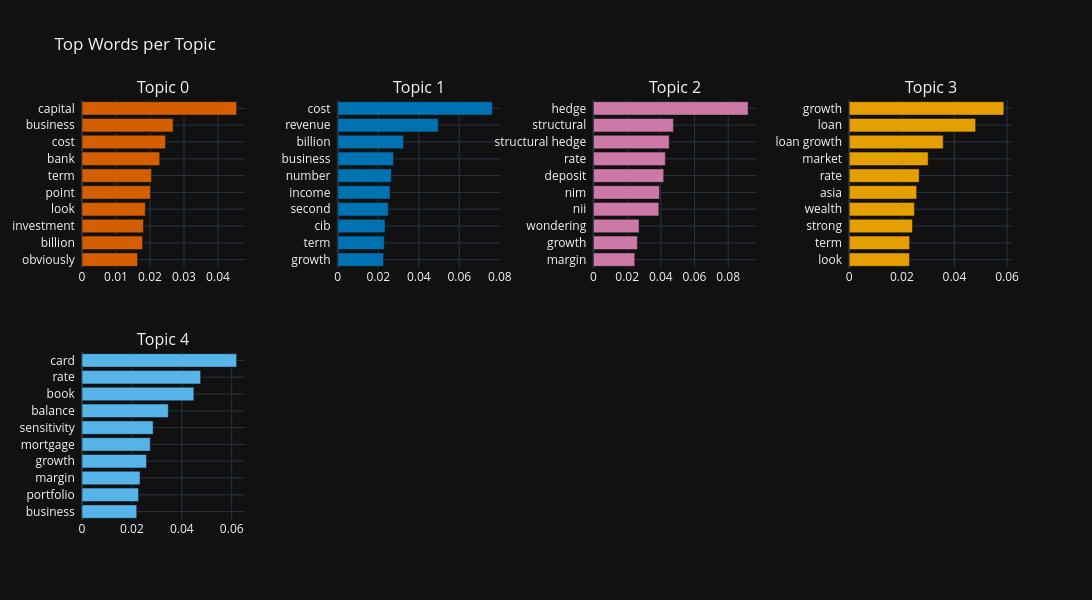
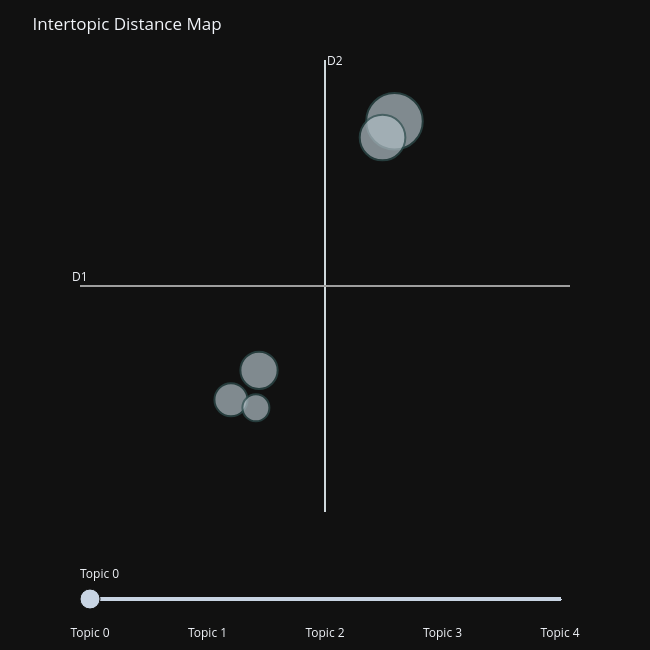
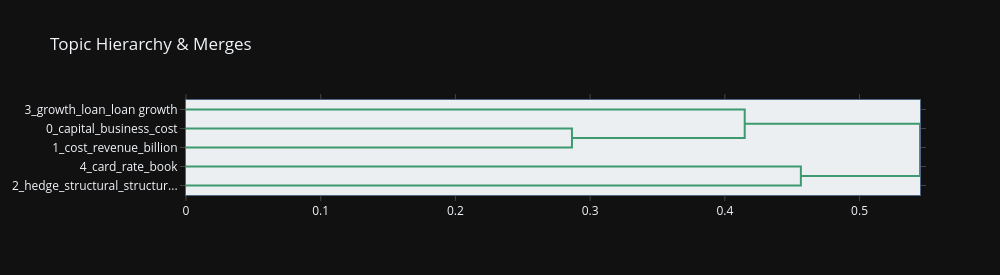

Notebook code cell kept with these figures, in order:
### Markdown cell above
### Stage 2.3 — Topic Visualizations

### Code cell
## @title 2.3 Topic frequency chart
section_header('Stage 2.3 — Topic frequency')
topic_counts = corpus_df['topic'].value_counts().drop(-1, errors='ignore').head(10)
fig, ax = plt.subplots(figsize=(8, 5))
topic_counts.sort_values().plot(kind='barh', ax=ax, color=LBLUE)
ax.set_title('BERTopic — Top topics by frequency')
ax.set_xlabel('Number of analyst Q&A turns')
ax.set_ylabel('Topic id')
plt.tight_layout()
_show_plt(fig, title='Top topics by frequency')

# Plotly figures are displayed, not passed to _show_plt (matplotlib-only sqlite assets).
try:
    fig_words = topic_model.visualize_barchart(top_n_topics=8, n_words=10, width=300, height=300)
    fig_words.update_layout(title='Top Words per Topic', template='plotly_dark')
    display(fig_words)
except Exception as e:
    print(f'Plotly word chart skipped: {e}')

try:
    fig_clusters = topic_model.visualize_topics()
    fig_clusters.update_layout(title='Intertopic Distance Map', template='plotly_dark')
    display(fig_clusters)
except Exception as e:
    print(f'Plotly intertopic map skipped: {e}')

try:
    fig_hierarchy = topic_model.visualize_hierarchy()
    fig_hierarchy.update_layout(title='Topic Hierarchy & Merges', template='plotly_dark')
    display(fig_hierarchy)
except Exception as e:
    print(f'Plotly hierarchy skipped: {e}')

### Figure 1 — Plotly figure (JSON) as saved in the notebook; plotly's stock layout.template omitted (floating-point values rounded to 4 significant figures)
{"data": [{"marker": {"color": "#D55E00"}, "orientation": "h", "type": "bar", "x": [0.01634, 0.0178, 0.01809, 0.01862, 0.02012, 0.02044, 0.02286, 0.02457, 0.02681, 0.04548], "xaxis": "x", "y": ["obviously  ", "billion  ", "investment  ", "look  ", "point  ", "term  ", "bank  ", "cost  ", "business  ", "capital  "], "yaxis": "y"}, {"marker": {"color": "#0072B2"}, "orientation": "h", "type": "bar", "x": [0.02262, 0.02299, 0.02335, 0.02496, 0.02581, 0.02648, 0.02757, 0.03248, 0.04961, 0.07632], "xaxis": "x2", "y": ["growth  ", "term  ", "cib  ", "second  ", "income  ", "number  ", "business  ", "billion  ", "revenue  ", "cost  "], "yaxis": "y2"}, {"marker": {"color": "#CC79A7"}, "orientation": "h", "type": "bar", "x": [0.02453, 0.02608, 0.02706, 0.03884, 0.03917, 0.04171, 0.0427, 0.04497, 0.04747, 0.09186], "xaxis": "x3", "y": ["margin  ", "growth  ", "wondering  ", "nii  ", "nim  ", "deposit  ", "rate  ", "structural hedge  ", "structural  ", "hedge  "], "yaxis": "y3"}, {"marker": {"color": "#E69F00"}, "orientation": "h", "type": "bar", "x": [0.02289, 0.02296, 0.02405, 0.02478, 0.02564, 0.02659, 0.03001, 0.03572, 0.04805, 0.05879], "xaxis": "x4", "y": ["look  ", "term  ", "strong  ", "wealth  ", "asia  ", "rate  ", "market  ", "loan growth  ", "loan  ", "growth  "], "yaxis": "y4"}, {"marker": {"color": "#56B4E9"}, "orientation": "h", "type": "bar", "x": [0.02193, 0.02265, 0.02327, 0.02586, 0.02736, 0.0285, 0.03458, 0.04481, 0.04754, 0.06196], "xaxis": "x5", "y": ["business  ", "portfolio  ", "margin  ", "growth  ", "mortgage  ", "sensitivity  ", "balance  ", "book  ", "rate  ", "card  "], "yaxis": "y5"}], "layout": {"annotations": [{"font": {"size": 16}, "showarrow": false, "text": "Topic 0", "x": 0.0875, "xanchor": "center", "xref": "paper", "y": 1, "yanchor": "bottom", "yref": "paper"}, {"font": {"size": 16}, "showarrow": false, "text": "Topic 1", "x": 0.3625, "xanchor": "center", "xref": "paper", "y": 1, "yanchor": "bottom", "yref": "paper"}, {"font": {"size": 16}, "showarrow": false, "text": "Topic 2", "x": 0.6375, "xanchor": "center", "xref": "paper", "y": 1, "yanchor": "bottom", "yref": "paper"}, {"font": {"size": 16}, "showarrow": false, "text": "Topic 3", "x": 0.9125, "xanchor": "center", "xref": "paper", "y": 1, "yanchor": "bottom", "yref": "paper"}, {"font": {"size": 16}, "showarrow": false, "text": "Topic 4", "x": 0.0875, "xanchor": "center", "xref": "paper", "y": 0.4, "yanchor": "bottom", "yref": "paper"}], "height": 600, "hoverlabel": {"bgcolor": "white", "font": {"family": "Rockwell", "size": 16}}, "showlegend": false, "title": {"text": "Top Words per Topic"}, "width": 1200, "xaxis": {"anchor": "y", "domain": [0, 0.175], "showgrid": true}, "xaxis2": {"anchor": "y2", "domain": [0.275, 0.45], "showgrid": true}, "xaxis3": {"anchor": "y3", "domain": [0.55, 0.725], "showgrid": true}, "xaxis4": {"anchor": "y4", "domain": [0.825, 1], "showgrid": true}, "xaxis5": {"anchor": "y5", "domain": [0, 0.175], "showgrid": true}, "xaxis6": {"anchor": "y6", "domain": [0.275, 0.45], "showgrid": true}, "xaxis7": {"anchor": "y7", "domain": [0.55, 0.725], "showgrid": true}, "xaxis8": {"anchor": "y8", "domain": [0.825, 1], "showgrid": true}, "yaxis": {"anchor": "x", "domain": [0.6, 1], "showgrid": true}, "yaxis2": {"anchor": "x2", "domain": [0.6, 1], "showgrid": true}, "yaxis3": {"anchor": "x3", "domain": [0.6, 1], "showgrid": true}, "yaxis4": {"anchor": "x4", "domain": [0.6, 1], "showgrid": true}, "yaxis5": {"anchor": "x5", "domain": [0, 0.4], "showgrid": true}, "yaxis6": {"anchor": "x6", "domain": [0, 0.4], "showgrid": true}, "yaxis7": {"anchor": "x7", "domain": [0, 0.4], "showgrid": true}, "yaxis8": {"anchor": "x8", "domain": [0, 0.4], "showgrid": true}}}

### Figure 2 — Plotly figure (JSON) as saved in the notebook; plotly's stock layout.template omitted (floating-point values rounded to 4 significant figures)
{"data": [{"customdata": [[0, "capital | business | cost | bank | term", 175], [1, "cost | revenue | billion | business | number", 114], [2, "hedge | structural | structural hedge | rate | deposit", 76], [3, "growth | loan | loan growth | market | rate", 60], [4, "card | rate | book | balance | sensitivity", 40]], "hovertemplate": "<b>Topic %{customdata[0]}</b><br>%{customdata[1]}<br>Size: %{customdata[2]}", "legendgroup": "", "marker": {"color": "#B0BEC5", "line": {"color": "DarkSlateGrey", "width": 2}, "size": [175, 114, 76, 60, 40], "sizemode": "area", "sizeref": 0.1094, "symbol": "circle"}, "mode": "markers", "name": "", "orientation": "v", "showlegend": false, "type": "scatter", "x": [31.53, 31.21, 27.88, 27.12, 27.8], "xaxis": "x", "y": [-8.044, -8.366, -12.95, -13.54, -13.69], "yaxis": "y"}], "layout": {"annotations": [{"showarrow": false, "text": "D1", "x": 23.06, "y": -11.29, "yshift": 10}, {"showarrow": false, "text": "D2", "x": 29.66, "xshift": 10, "y": -6.837}], "height": 650, "hoverlabel": {"bgcolor": "white", "font": {"family": "Rockwell", "size": 16}}, "legend": {"itemsizing": "constant", "tracegroupgap": 0}, "margin": {"t": 60}, "shapes": [{"line": {"color": "#CFD8DC", "width": 2}, "type": "line", "x0": 29.66, "x1": 29.66, "y0": -15.75, "y1": -6.837}, {"line": {"color": "#9E9E9E", "width": 2}, "type": "line", "x0": 23.06, "x1": 36.26, "y0": -11.29, "y1": -11.29}], "sliders": [{"active": 0, "pad": {"t": 50}, "steps": [{"args": [{"marker.color": [["red", "#B0BEC5", "#B0BEC5", "#B0BEC5", "#B0BEC5"]]}], "label": "Topic 0", "method": "update"}, {"args": [{"marker.color": [["#B0BEC5", "red", "#B0BEC5", "#B0BEC5", "#B0BEC5"]]}], "label": "Topic 1", "method": "update"}, {"args": [{"marker.color": [["#B0BEC5", "#B0BEC5", "red", "#B0BEC5", "#B0BEC5"]]}], "label": "Topic 2", "method": "update"}, {"args": [{"marker.color": [["#B0BEC5", "#B0BEC5", "#B0BEC5", "red", "#B0BEC5"]]}], "label": "Topic 3", "method": "update"}, {"args": [{"marker.color": [["#B0BEC5", "#B0BEC5", "#B0BEC5", "#B0BEC5", "red"]]}], "label": "Topic 4", "method": "update"}]}], "title": {"text": "Intertopic Distance Map"}, "width": 650, "xaxis": {"anchor": "y", "domain": [0, 1], "range": [23.06, 36.26], "title": {"text": ""}, "visible": false}, "yaxis": {"anchor": "x", "domain": [0, 1], "range": [-15.75, -6.837], "title": {"text": ""}, "visible": false}}}

### Figure 3 — Plotly figure (JSON) as saved in the notebook; plotly's stock layout.template omitted (floating-point values rounded to 4 significant figures)
{"data": [{"hoverinfo": "text", "marker": {"color": "rgb(61,153,112)"}, "mode": "lines", "type": "scatter", "x": [0.0, 0.2865, 0.2865, 0.0], "xaxis": "x", "y": [-15.0, -15.0, -25.0, -25.0], "yaxis": "y"}, {"hoverinfo": "text", "marker": {"color": "rgb(61,153,112)"}, "mode": "lines", "type": "scatter", "x": [0.0, 0.4147, 0.4147, 0.2865], "xaxis": "x", "y": [-5.0, -5.0, -20.0, -20.0], "yaxis": "y"}, {"hoverinfo": "text", "marker": {"color": "rgb(61,153,112)"}, "mode": "lines", "type": "scatter", "x": [0.0, 0.4564, 0.4564, 0.0], "xaxis": "x", "y": [-35.0, -35.0, -45.0, -45.0], "yaxis": "y"}, {"hoverinfo": "text", "marker": {"color": "rgb(61,153,112)"}, "mode": "lines", "type": "scatter", "x": [0.4147, 0.5449, 0.5449, 0.4564], "xaxis": "x", "y": [-12.5, -12.5, -40.0, -40.0], "yaxis": "y"}], "layout": {"autosize": false, "height": 275, "hoverlabel": {"bgcolor": "white", "font": {"family": "Rockwell", "size": 16}}, "hovermode": "closest", "plot_bgcolor": "#ECEFF1", "showlegend": false, "title": {"text": "Topic Hierarchy & Merges"}, "width": 1000, "xaxis": {"mirror": "allticks", "rangemode": "tozero", "showgrid": false, "showline": true, "showticklabels": true, "ticks": "outside", "type": "linear", "zeroline": false}, "yaxis": {"mirror": "allticks", "range": [-50, 0], "rangemode": "tozero", "showgrid": false, "showline": true, "showticklabels": true, "tickmode": "array", "ticks": "outside", "ticktext": ["3_growth_loan_loan growth", "0_capital_business_cost", "1_cost_revenue_billion", "4_card_rate_book", "2_hedge_structural_structur..."], "tickvals": [-5, -15, -25, -35, -45], "type": "linear", "zeroline": false}}}
